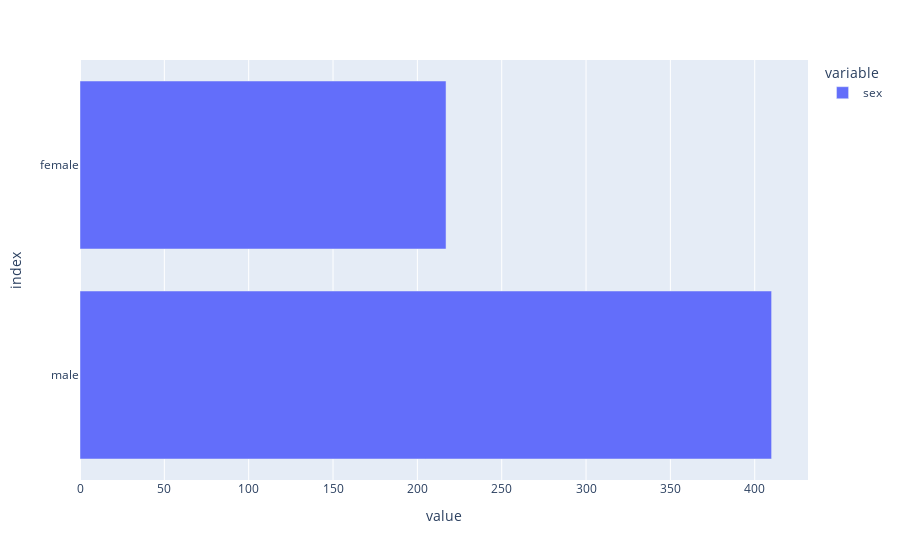

Write notebook code for a chart like this one.
### Code cell
df = dftrain.sex.value_counts()
fig = px.bar(df, orientation='h')
fig.show()

### Figure 1 — Plotly figure (JSON) as saved in the notebook; plotly's stock layout.template omitted (floating-point values rounded to 4 significant figures)
{"data": [{"alignmentgroup": "True", "hovertemplate": "variable=sex<br>value=%{x}<br>index=%{y}<extra></extra>", "legendgroup": "sex", "marker": {"color": "#636efa"}, "name": "sex", "offsetgroup": "sex", "orientation": "h", "showlegend": true, "textposition": "auto", "type": "bar", "x": [410, 217], "xaxis": "x", "y": ["male", "female"], "yaxis": "y"}], "layout": {"barmode": "relative", "legend": {"title": {"text": "variable"}, "tracegroupgap": 0}, "margin": {"t": 60}, "xaxis": {"anchor": "y", "domain": [0, 1], "title": {"text": "value"}}, "yaxis": {"anchor": "x", "domain": [0, 1], "title": {"text": "index"}}}}
